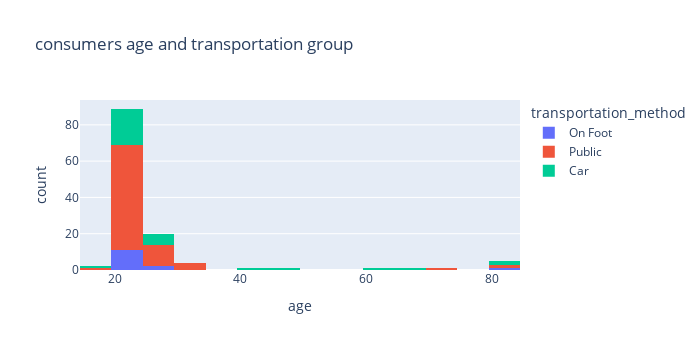

Here is the notebook cell this chart was saved with:
### Markdown cell above
it could also be a good idea to look at the proportion of data. (what percentage of consumers are in what age group?)

### Code cell
px.histogram(data_frame=consumers, x='age', color='transportation_method',height=350, width=700, title='consumers age and transportation group')

### Figure 1 — Plotly figure (JSON) as saved in the notebook; plotly's stock layout.template omitted (floating-point values rounded to 4 significant figures)
{"data": [{"alignmentgroup": "True", "bingroup": "x", "hovertemplate": "transportation_method=On Foot<br>age=%{x}<br>count=%{y}<extra></extra>", "legendgroup": "On Foot", "marker": {"color": "#636efa", "pattern": {"shape": ""}}, "name": "On Foot", "offsetgroup": "On Foot", "orientation": "v", "showlegend": true, "type": "histogram", "x": [23, 21, 21, 21, 21, 27, 22, 82, 25, 21, 23, 21, 22, 24], "xaxis": "x", "yaxis": "y"}, {"alignmentgroup": "True", "bingroup": "x", "hovertemplate": "transportation_method=Public<br>age=%{x}<br>count=%{y}<extra></extra>", "legendgroup": "Public", "marker": {"color": "#EF553B", "pattern": {"shape": ""}}, "name": "Public", "offsetgroup": "Public", "orientation": "v", "showlegend": true, "type": "histogram", "x": [22, 23, 72, 20, 23, 23, 23, 24, 30, 22, 23, 21, 23, 23, 30, 22, 23, 23, 23, 22, 23, 22, 21, 22, 82, 18, 23, 20, 24, 33, 22, 20, 23, 21, 21, 24, 21, 23, 26, 25, 24, 29, 21, 28, 25, 25, 21, 23, 21, 23, 22, 21, 26, 22, 22, 21, 23, 22, 23, 21, 29, 23, 22, 22, 25, 30, 25, 20, 82, 25, 21, 22, 20, 26, 23, 21, 23, 21], "xaxis": "x", "yaxis": "y"}, {"alignmentgroup": "True", "bingroup": "x", "hovertemplate": "transportation_method=Car<br>age=%{x}<br>count=%{y}<extra></extra>", "legendgroup": "Car", "marker": {"color": "#00cc96", "pattern": {"shape": ""}}, "name": "Car", "offsetgroup": "Car", "orientation": "v", "showlegend": true, "type": "histogram", "x": [23, 25, 28, 22, 24, 27, 69, 43, 21, 22, 23, 60, 22, 27, 82, 23, 45, 21, 29, 25, 21, 24, 23, 22, 24, 21, 82, 19, 21, 21, 22, 21, 22], "xaxis": "x", "yaxis": "y"}], "layout": {"barmode": "relative", "height": 350, "legend": {"title": {"text": "transportation_method"}, "tracegroupgap": 0}, "title": {"text": "consumers age and transportation group"}, "width": 700, "xaxis": {"anchor": "y", "domain": [0, 1], "title": {"text": "age"}}, "yaxis": {"anchor": "x", "domain": [0, 1], "title": {"text": "count"}}}}
